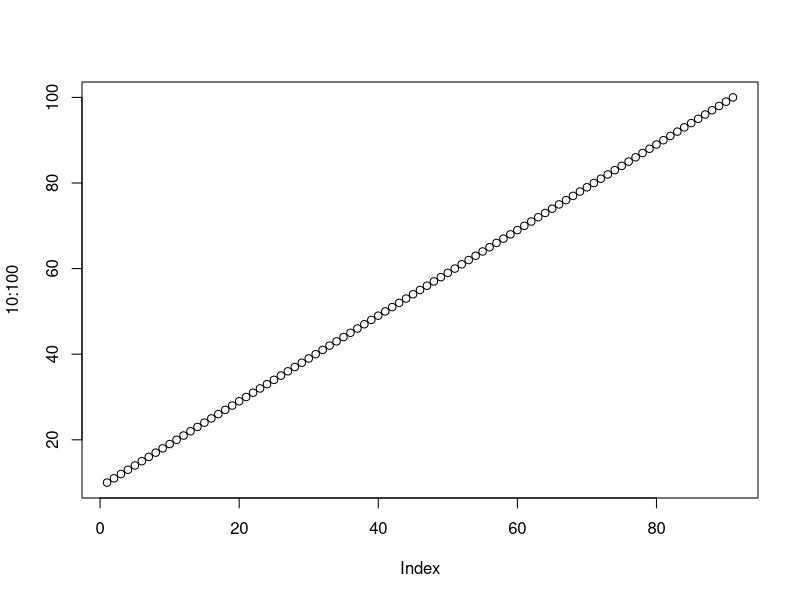
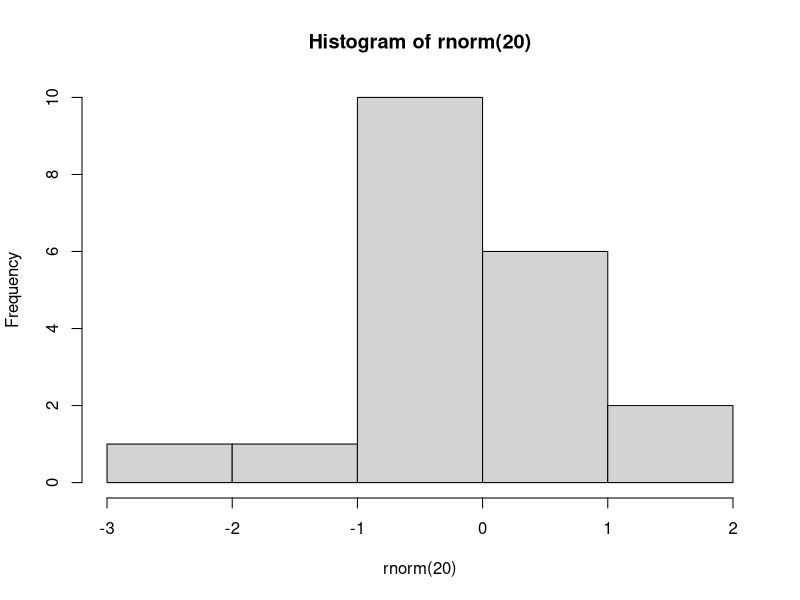

These figures' R source, in order:
# R Language Sample

# To run scripts press Ctrl or Alt + Enter

# Print
print('Hello world');


# Plot Graphcs
plot(10:100)
hist(rnorm(20))


# packages Install
install.packages("ggplot2");

# load package
library(ggplot2);

# detach package
detach(package:ggplot2)

# help - if you know the function name
help("plot")
#or
?library

# help - if you dont know the function name
help.search("randomForest")
??matplot


